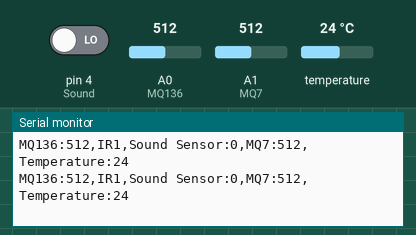
The sketch below on a simulated Arduino Uno, built with avr-gcc and run on an emulated ATmega328P. Shown: the last lines printed to the serial monitor. The test bench sets the inputs (shaded band); at power-on: A0 (MQ136) = 512, pin 4 (Sound) LOW, A1 (MQ7) = 512, temperature 24 °C.

Above: at 40.8 s.
40.9 s: A0 (MQ136) set to 987
At 42.5 s:
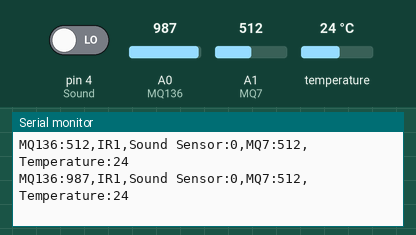
52.8 s: A0 (MQ136) set to 1011
At 53.7 s:
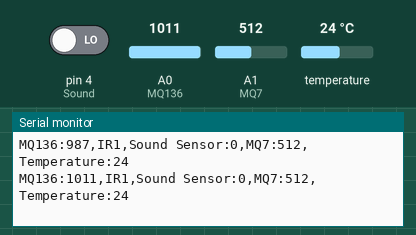
Timing chart, 0 to 55.8 s (numbered marks = the images above; inputs shaded):
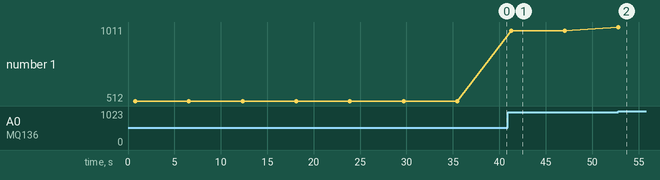

The sketch:

ArduinoBluetoothSerial.ino
```cpp
#include<SoftwareSerial.h>
#include <OneWire.h>
#include <DallasTemperature.h>

#define ONE_WIRE_BUS 5
OneWire oneWire(ONE_WIRE_BUS);

DallasTemperature sensors(&oneWire);

int smoke=0;
int mq136=0;
int mq7=0;
int noise=0;
int temp=0;

SoftwareSerial BT(2,3);
void setup() {
  BT.flush();
  pinMode(4,INPUT);             // Sound
  pinMode(3,INPUT);            // IR
  pinMode(A0,INPUT);          // MQ136
  pinMode(5,INPUT);           // DS18B20
  pinMode(A1,INPUT);          // MQ7
  Serial.begin(9600);
  BT.begin(9600);
  sensors.begin();
}

void loop() {
  sensors.requestTemperatures();
 mq136=analogRead(A0);
 noise=digitalRead(4);
 smoke=digitalRead(3);
 temp=sensors.getTempCByIndex(0);
 mq7=analogRead(A1);
 Serial.println("MQ136:"+String(mq136)+","+"IR"+String(smoke)+","+"Sound Sensor:"+String(noise)+","+"MQ7:"+String(mq7)+","+"Temperature:"+String(temp));
 BT.println(String(mq136)+","+String(smoke)+","+String(noise)+","+String(mq7)+","+String(temp));
 delay(5000);
}
```

Measured:
- after the input at 40.9 s, the serial monitor: prints a new line after 0.36 s (image 1)
- after the input at 52.8 s, the serial monitor: prints a new line at once (image 2)
- plotted number 1: 512 → 987 after the input at 40.9 s, 987 → 1011 after the input at 52.8 s
